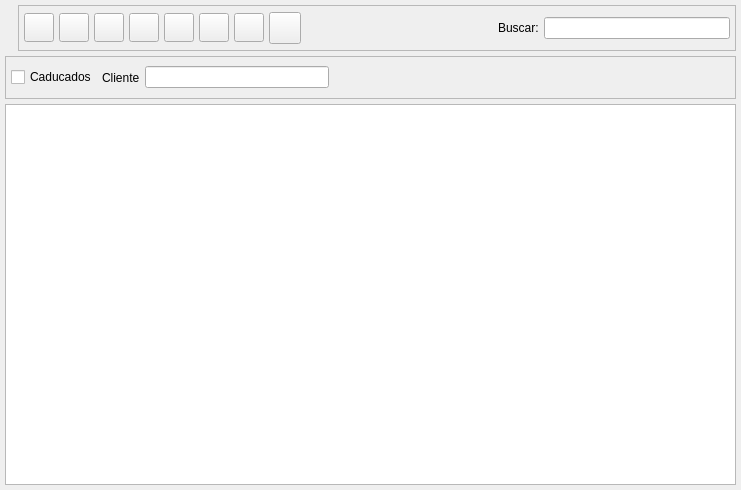
<ui version="4.0" >
 <author>Tomeu Borras Riera</author>
 <class>ContratosListBase</class>
 <widget class="QWidget" name="ContratosListBase" >
  <property name="enabled" >
   <bool>true</bool>
  </property>
  <property name="geometry" >
   <rect>
    <x>0</x>
    <y>0</y>
    <width>741</width>
    <height>490</height>
   </rect>
  </property>
  <property name="windowTitle" >
   <string>Contratos</string>
  </property>
  <property name="windowIcon" >
   <iconset resource="../../../bulmages.qrc" >:/Bulmafact48x48/images/png/48x48/i_bulmages_clientes_listado.48x48.png</iconset>
  </property>
  <layout class="QVBoxLayout" >
   <property name="margin" >
    <number>5</number>
   </property>
   <property name="spacing" >
    <number>5</number>
   </property>
   <item>
    <layout class="QHBoxLayout" >
     <property name="margin" >
      <number>0</number>
     </property>
     <property name="spacing" >
      <number>6</number>
     </property>
     <item>
      <widget class="QLabel" name="label" >
       <property name="text" >
        <string/>
       </property>
       <property name="pixmap" >
        <pixmap resource="../../../bulmages.qrc" >:/Bulmafact48x48/images/png/48x48/i_bulmages_documentos_listado.48x48.png</pixmap>
       </property>
      </widget>
     </item>
     <item>
      <widget class="QFrame" name="m_botonera" >
       <property name="frameShape" >
        <enum>QFrame::StyledPanel</enum>
       </property>
       <property name="frameShadow" >
        <enum>QFrame::Raised</enum>
       </property>
       <layout class="QHBoxLayout" >
        <property name="margin" >
         <number>5</number>
        </property>
        <property name="spacing" >
         <number>5</number>
        </property>
        <item>
         <widget class="QToolButton" name="mui_crear" >
          <property name="toolTip" >
           <string>Nuevo contrato</string>
          </property>
          <property name="whatsThis" >
           <string>Nuevo contrato</string>
          </property>
          <property name="text" >
           <string/>
          </property>
          <property name="icon" >
           <iconset resource="../../../bulmages.qrc" >:/Genericos32x32/images/png/i_fileNew.xpm</iconset>
          </property>
          <property name="iconSize" >
           <size>
            <width>22</width>
            <height>22</height>
           </size>
          </property>
         </widget>
        </item>
        <item>
         <widget class="QToolButton" name="mui_editar" >
          <property name="toolTip" >
           <string>Editar contrato</string>
          </property>
          <property name="whatsThis" >
           <string>Editar contrato</string>
          </property>
          <property name="text" >
           <string/>
          </property>
          <property name="icon" >
           <iconset resource="../../../bulmages.qrc" >:/Genericos32x32/images/png/i_edit.png</iconset>
          </property>
          <property name="iconSize" >
           <size>
            <width>22</width>
            <height>22</height>
           </size>
          </property>
         </widget>
        </item>
        <item>
         <widget class="QToolButton" name="mui_borrar" >
          <property name="toolTip" >
           <string>Borrar contrato</string>
          </property>
          <property name="whatsThis" >
           <string>Borrar contrato</string>
          </property>
          <property name="text" >
           <string/>
          </property>
          <property name="icon" >
           <iconset resource="../../../bulmages.qrc" >:/Genericos32x32/images/png/i_editDelete.png</iconset>
          </property>
          <property name="iconSize" >
           <size>
            <width>22</width>
            <height>22</height>
           </size>
          </property>
         </widget>
        </item>
        <item>
         <widget class="QToolButton" name="mui_imprimir" >
          <property name="toolTip" >
           <string>Imprimir listado</string>
          </property>
          <property name="whatsThis" >
           <string>Imprimir listado</string>
          </property>
          <property name="text" >
           <string/>
          </property>
          <property name="icon" >
           <iconset resource="../../../bulmages.qrc" >:/Genericos32x32/images/png/i_filePrint.xpm</iconset>
          </property>
          <property name="iconSize" >
           <size>
            <width>22</width>
            <height>22</height>
           </size>
          </property>
         </widget>
        </item>
        <item>
         <widget class="QToolButton" name="mui_filtrar" >
          <property name="toolTip" >
           <string>Filtrar contratos</string>
          </property>
          <property name="whatsThis" >
           <string>Filtrar contratos</string>
          </property>
          <property name="text" >
           <string/>
          </property>
          <property name="icon" >
           <iconset resource="../../../bulmages.qrc" >:/Genericos32x32/images/png/i_find.png</iconset>
          </property>
          <property name="iconSize" >
           <size>
            <width>22</width>
            <height>22</height>
           </size>
          </property>
          <property name="checkable" >
           <bool>true</bool>
          </property>
         </widget>
        </item>
        <item>
         <widget class="QToolButton" name="mui_configurar" >
          <property name="toolTip" >
           <string>Configurar listado</string>
          </property>
          <property name="whatsThis" >
           <string>Configurar listado</string>
          </property>
          <property name="text" >
           <string/>
          </property>
          <property name="icon" >
           <iconset resource="../../../bulmages.qrc" >:/Genericos32x32/images/png/i_packageSettings.png</iconset>
          </property>
          <property name="iconSize" >
           <size>
            <width>22</width>
            <height>22</height>
           </size>
          </property>
          <property name="checkable" >
           <bool>true</bool>
          </property>
         </widget>
        </item>
        <item>
         <widget class="QToolButton" name="mui_actualizar" >
          <property name="toolTip" >
           <string>Actualizar listado</string>
          </property>
          <property name="whatsThis" >
           <string>Actualizar listado</string>
          </property>
          <property name="text" >
           <string/>
          </property>
          <property name="icon" >
           <iconset resource="../../../bulmages.qrc" >:/Genericos32x32/images/png/i_reload.png</iconset>
          </property>
          <property name="iconSize" >
           <size>
            <width>22</width>
            <height>22</height>
           </size>
          </property>
         </widget>
        </item>
        <item>
         <widget class="QToolButton" name="mui_facturar" >
          <property name="minimumSize" >
           <size>
            <width>32</width>
            <height>32</height>
           </size>
          </property>
          <property name="maximumSize" >
           <size>
            <width>32</width>
            <height>32</height>
           </size>
          </property>
          <property name="toolTip" >
           <string>Facturar Periodos Pendientes</string>
          </property>
          <property name="whatsThis" >
           <string>Facturar Periodos Pendientes</string>
          </property>
          <property name="text" >
           <string/>
          </property>
          <property name="icon" >
           <iconset resource="../../../bulmages.qrc" >:/Bulmafact32x32/images/png/32x32/i_bulmages_ventas_facturas_automaticas.32x32.png</iconset>
          </property>
          <property name="iconSize" >
           <size>
            <width>32</width>
            <height>32</height>
           </size>
          </property>
         </widget>
        </item>
        <item>
         <widget class="QFrame" name="mui_plugbotones" >
          <property name="sizePolicy" >
           <sizepolicy>
            <hsizetype>1</hsizetype>
            <vsizetype>5</vsizetype>
            <horstretch>0</horstretch>
            <verstretch>0</verstretch>
           </sizepolicy>
          </property>
          <property name="frameShape" >
           <enum>QFrame::NoFrame</enum>
          </property>
          <property name="frameShadow" >
           <enum>QFrame::Plain</enum>
          </property>
          <property name="lineWidth" >
           <number>0</number>
          </property>
         </widget>
        </item>
        <item>
         <spacer>
          <property name="orientation" >
           <enum>Qt::Horizontal</enum>
          </property>
          <property name="sizeType" >
           <enum>QSizePolicy::Expanding</enum>
          </property>
          <property name="sizeHint" >
           <size>
            <width>101</width>
            <height>34</height>
           </size>
          </property>
         </spacer>
        </item>
        <item>
         <widget class="QLabel" name="textLabel1" >
          <property name="text" >
           <string>Buscar:</string>
          </property>
         </widget>
        </item>
        <item>
         <widget class="QLineEdit" name="m_findClient" >
          <property name="minimumSize" >
           <size>
            <width>150</width>
            <height>0</height>
           </size>
          </property>
         </widget>
        </item>
       </layout>
      </widget>
     </item>
    </layout>
   </item>
   <item>
    <widget class="QFrame" name="m_busqueda" >
     <property name="frameShape" >
      <enum>QFrame::StyledPanel</enum>
     </property>
     <property name="frameShadow" >
      <enum>QFrame::Raised</enum>
     </property>
     <layout class="QHBoxLayout" >
      <property name="margin" >
       <number>5</number>
      </property>
      <property name="spacing" >
       <number>5</number>
      </property>
      <item>
       <widget class="QCheckBox" name="mui_caducados" >
        <property name="text" >
         <string>Caducados</string>
        </property>
       </widget>
      </item>
      <item>
       <widget class="QLabel" name="label_2" >
        <property name="text" >
         <string>Cliente</string>
        </property>
        <property name="buddy" >
         <cstring>mui_idcliente</cstring>
        </property>
       </widget>
      </item>
      <item>
       <widget class="BusquedaCliente" name="mui_idcliente" />
      </item>
      <item>
       <spacer>
        <property name="orientation" >
         <enum>Qt::Horizontal</enum>
        </property>
        <property name="sizeType" >
         <enum>QSizePolicy::Expanding</enum>
        </property>
        <property name="sizeHint" >
         <size>
          <width>401</width>
          <height>31</height>
         </size>
        </property>
       </spacer>
      </item>
     </layout>
    </widget>
   </item>
   <item>
    <widget class="ContratosListSubform" name="mui_list" />
   </item>
  </layout>
 </widget>
 <layoutdefault spacing="3" margin="5" />
 <customwidgets>
  <customwidget>
   <class>ContratosListSubform</class>
   <extends>QTableWidget</extends>
   <header>contratoslist.h</header>
  </customwidget>
  <customwidget>
   <class>BusquedaCliente</class>
   <extends>QLineEdit</extends>
   <header>busquedacliente.h</header>
  </customwidget>
 </customwidgets>
 <resources>
  <include location="../../../bulmages.qrc" />
 </resources>
 <connections>
  <connection>
   <sender>mui_filtrar</sender>
   <signal>toggled(bool)</signal>
   <receiver>m_busqueda</receiver>
   <slot>setShown(bool)</slot>
   <hints>
    <hint type="sourcelabel" >
     <x>273</x>
     <y>41</y>
    </hint>
    <hint type="destinationlabel" >
     <x>246</x>
     <y>73</y>
    </hint>
   </hints>
  </connection>
 </connections>
</ui>
